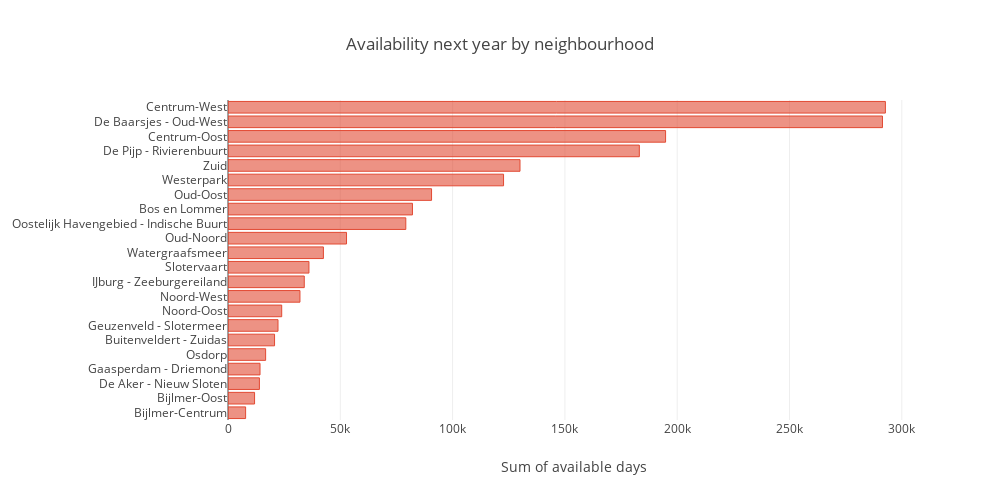

This figure's notebook cell:
### Code cell
# availability next year by neighbourhood
avg_avail_neighbourhood = df.groupby('neighbourhood')['availability_365'].sum().sort_values(ascending=True)
layout = go.Layout(title="Availability next year by neighbourhood",
                   autosize=True,
                   width=1000,
                   height=500,
                   xaxis=go.layout.XAxis(
                        title='Sum of available days',
                        automargin=True,
                   ),
                   yaxis=go.layout.YAxis(
                        automargin=True,
                   ),
                  )
avg_avail_neighbourhood.iplot(layout=layout, kind='barh')

### Figure 1 — Plotly figure (JSON) as saved in the notebook; plotly's stock layout.template omitted (floating-point values rounded to 4 significant figures)
{"data": [{"marker": {"color": "rgba(226, 74, 51, 0.6)", "line": {"color": "rgba(226, 74, 51, 1.0)", "width": 1}}, "name": "availability_365", "orientation": "h", "text": "", "type": "bar", "uid": "c3dc3247-3faa-4017-955a-657ec82095c5", "x": [7839, 11830, 13983, 14255, 16755, 20727, 22268, 23913, 32041, 33957, 36042, 42480, 52767, 79161, 82128, 90629, 122686, 130009, 183139, 194824, 291399, 292697], "y": ["Bijlmer-Centrum", "Bijlmer-Oost", "De Aker - Nieuw Sloten", "Gaasperdam - Driemond", "Osdorp", "Buitenveldert - Zuidas", "Geuzenveld - Slotermeer", "Noord-Oost", "Noord-West", "IJburg - Zeeburgereiland", "Slotervaart", "Watergraafsmeer", "Oud-Noord", "Oostelijk Havengebied - Indische Buurt", "Bos en Lommer", "Oud-Oost", "Westerpark", "Zuid", "De Pijp - Rivierenbuurt", "Centrum-Oost", "De Baarsjes - Oud-West", "Centrum-West"]}], "layout": {"autosize": true, "height": 500, "title": {"text": "Availability next year by neighbourhood"}, "width": 1000, "xaxis": {"automargin": true, "title": {"text": "Sum of available days"}}, "yaxis": {"automargin": true}}}
